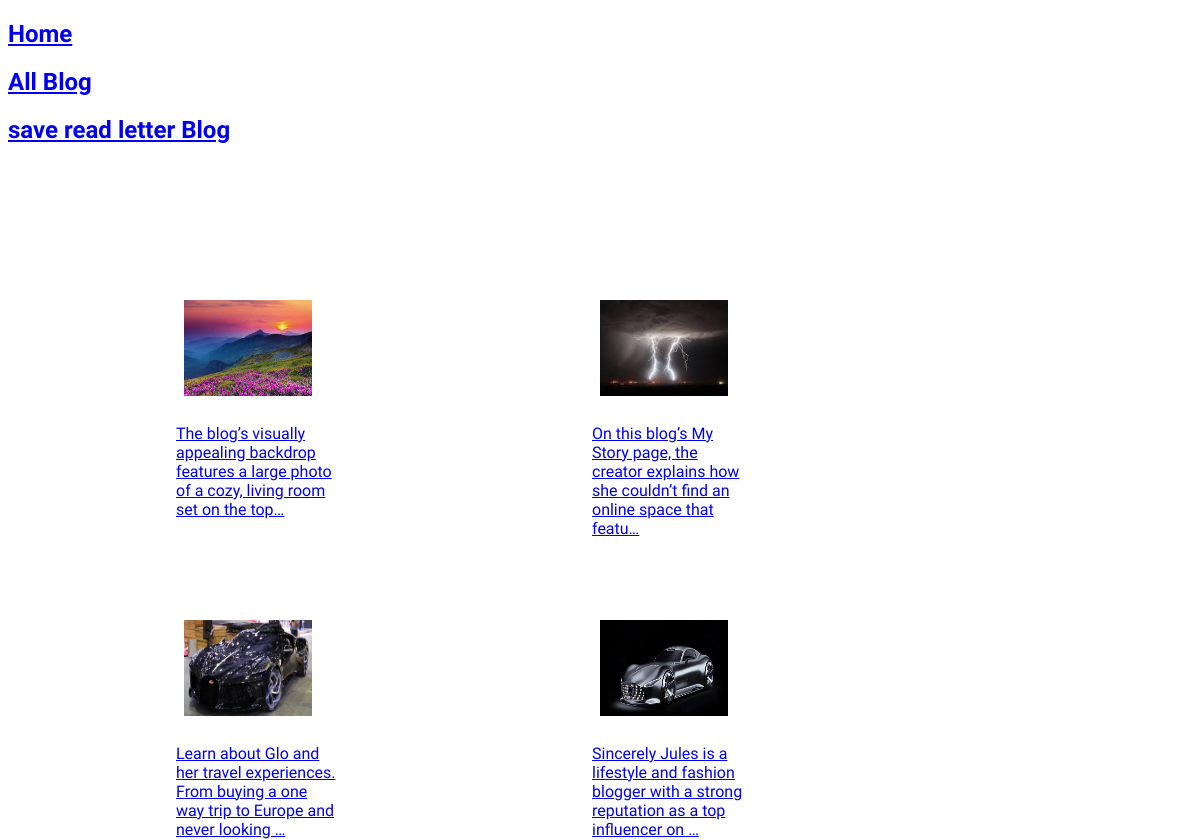
Screenshot of /blog/ with the database file from the repository.
### posts/models.py (models this page shows, shortened)
class BlogModel(models.Model):
    title = models.CharField(max_length=100)
    image = models.ImageField(upload_to = 'image')
    date = models.DateField()
    slug = models.SlugField()
    text = models.TextField()
    author = models.ForeignKey(Author, on_delete=models.CASCADE)

### posts/views.py (the view)
# urls.py: path('blog/', views.all_blog, name='all_blog'),
def all_blog(request):
    blog = BlogModel.objects.all().order_by('-date')
    return render(request, 'posts/all_blog.html', {'blog' : blog})

### posts/templates/posts/all_blog.html (shortened to what this page needs)
{% extends 'base.html' %}
{% block pagebody %}
{% include 'posts/include/nav.html' %}
<ul>
{% for b in blog %}
<li><a href= {% url 'blog_detail' b.slug %}>
    <img src="{{b.image.url}}" alt="{{b.title}}" height=100px width=100px>
    <p>{{b.text |truncatechars:100}}</p>
</li>
{% endfor %}
</ul>
{% endblock pagebody %}

### posts/templates/base.html (shortened to what this page needs)
{% load static %}
<!DOCTYPE html>
<html lang="en">
<head>
    <link rel="stylesheet" href="{% static 'base.css' %}">
</head>
<body>
    {% block pagebody %}{% endblock pagebody %}
</body>
</html>

### posts/templates/posts/include/nav.html
<h2><a href= {% url 'index' %}> Home </a></h2>
<h2><a href= {% url 'all_blog' %}> All Blog</a></h2>
<h2><a href= {% url 'read_later' %}> save read letter Blog</a></h2>

### static/base.css (style rules this page uses)
html { font-family: 'Source Sans Pro', sans-serif; }
li { list-style: none; height: 4rem; width: 10rem; padding: 4em; margin: 4rem; }
li img { height: 6rem; width: 8rem; margin: 0.5rem; }
ul { display: flex; flex-direction: row; flex-wrap: wrap; }

### rows the page displays
BlogModel: image (picture), text "The blog’s visually appealing backdrop features a large photo of a cozy, living room set on the top…"
BlogModel: image (picture), text "On this blog’s My Story page, the creator explains how she couldn’t find an online space that featu…"
BlogModel: image (picture), text "Learn about Glo and her travel experiences. From buying a one way trip to Europe and never looking …"
BlogModel: image (picture), text "Sincerely Jules is a lifestyle and fashion blogger with a strong reputation as a top influencer on …"
